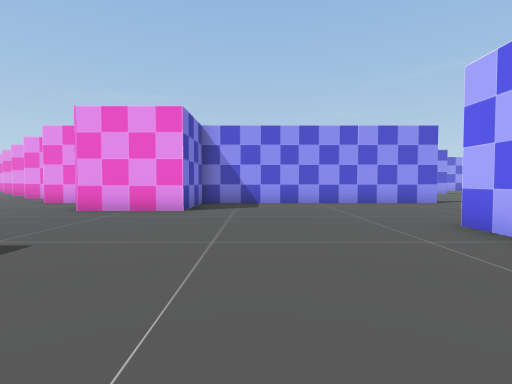
View 1 (above)

20 first-person views from a walk through a 3-D level made in the Unity game engine. The camera is 1.4 m above the floor, tilts 2° down and sees 80° across. The floor is counted in squares, 2 m on a side. Each view is taken from the middle of a square. On the plan, view 1 faces up. The plan holds only what a view shows up to about 10 squares ahead; the rest is blank. The place goes on beyond the plan. The player is left out. Some animated figures are left out.

View 2
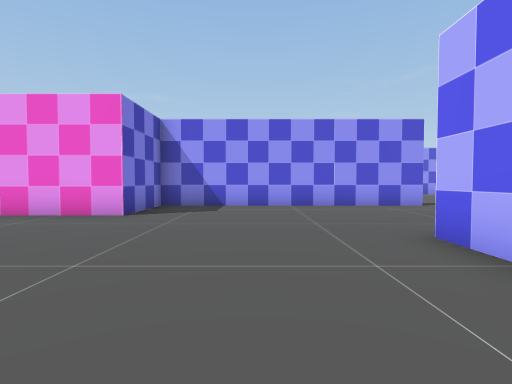

View 3
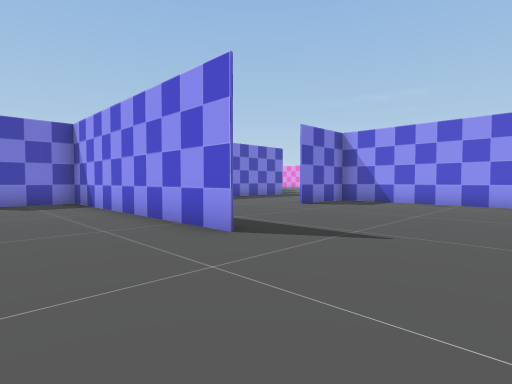

View 4
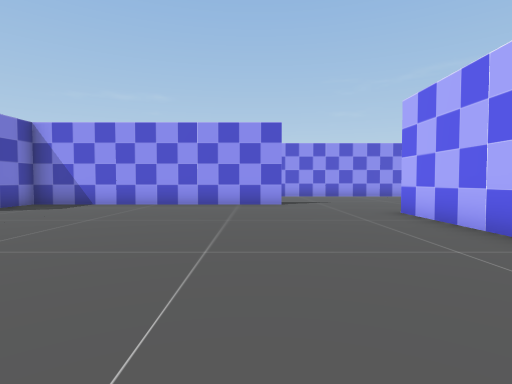

View 5
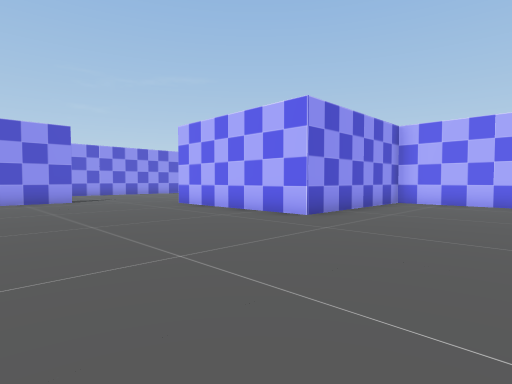

View 6
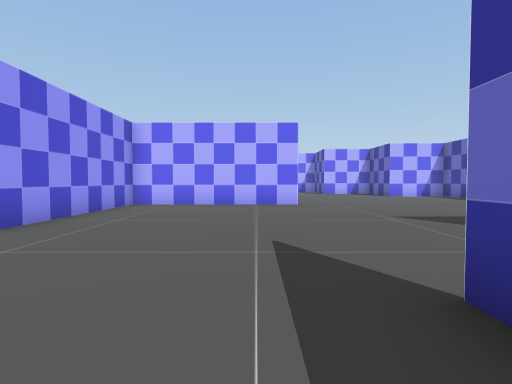

View 7
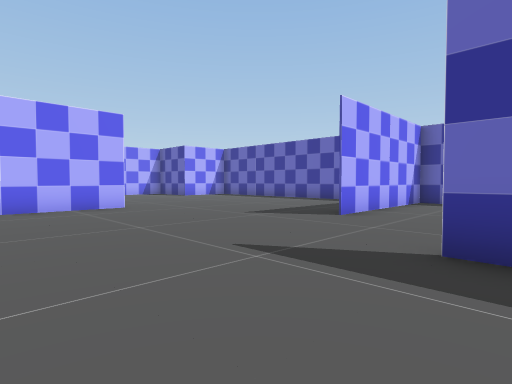

View 8
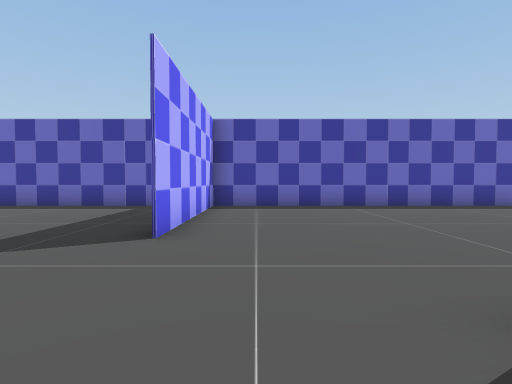

View 9
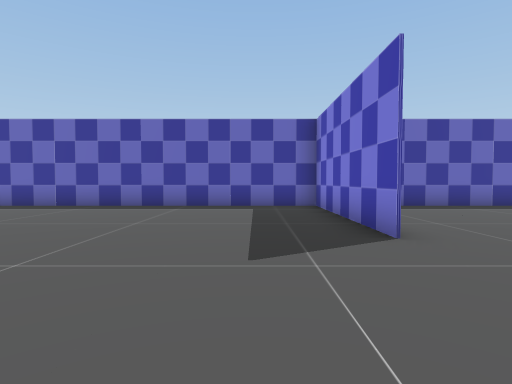

View 10
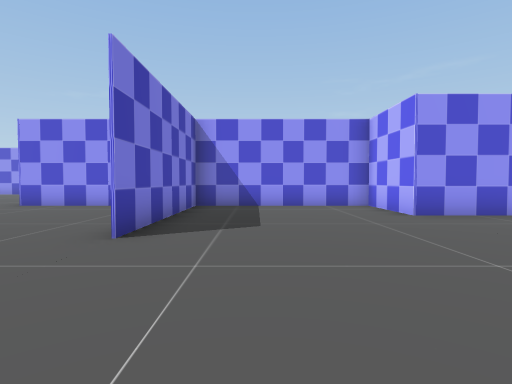

View 11
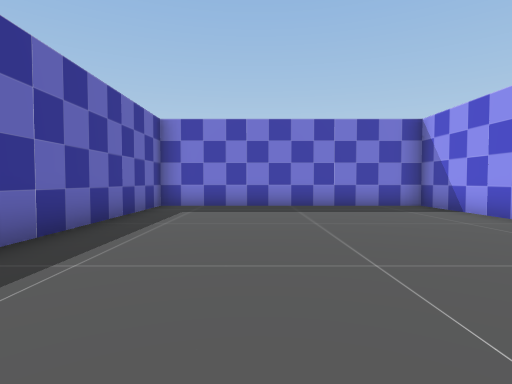

View 12
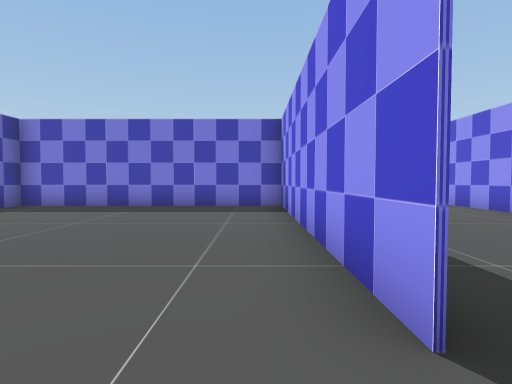

View 13
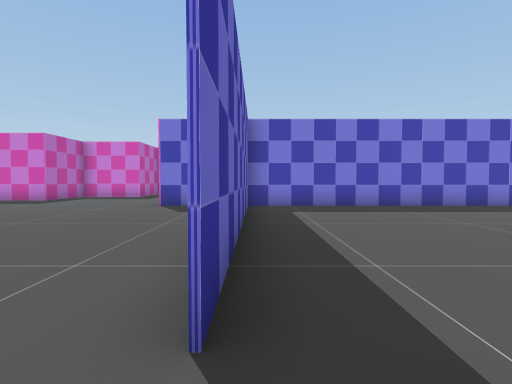

View 14
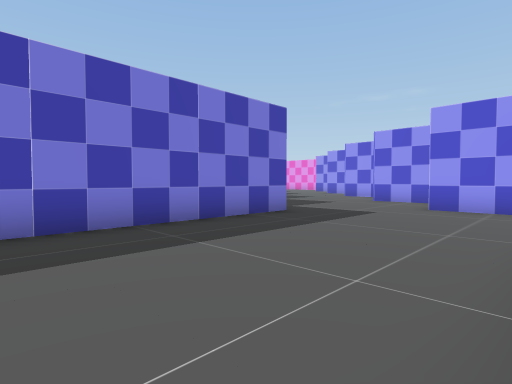

View 15
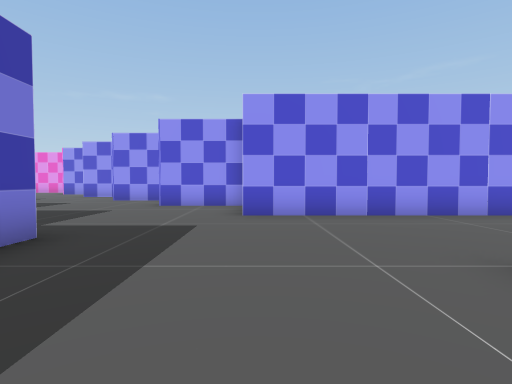

View 16
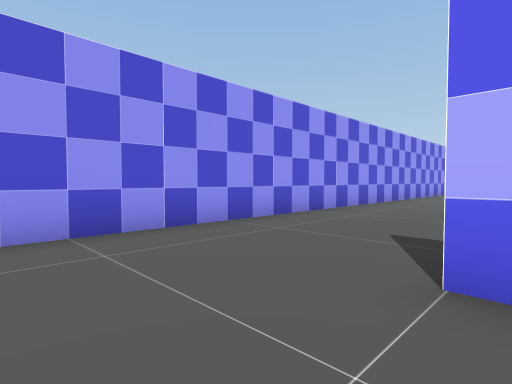

View 17
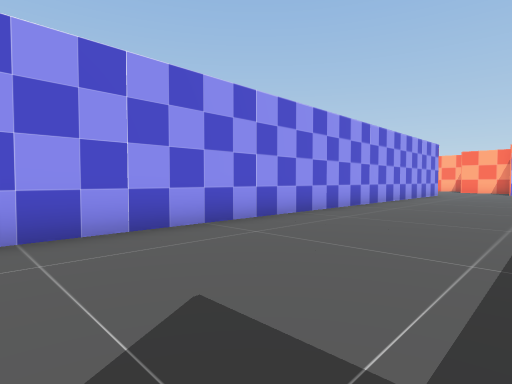

View 18
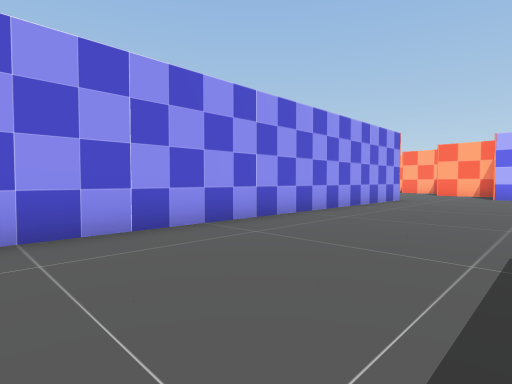

View 19
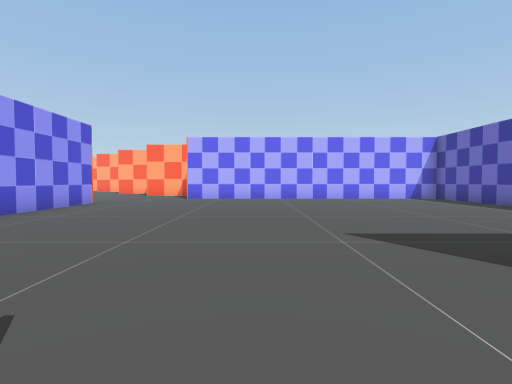

View 20
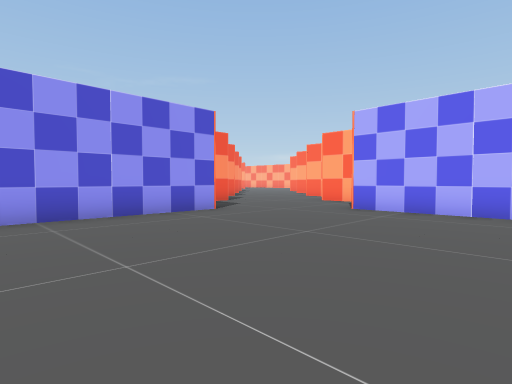

### Floor plan
Points are (right, up) in squares from view 1. A wall is a line through its corners. A room is listed if a view was taken in it or the views show most of it. See-through windows are left out.
Room 1 (views 1, 2, 3, 4, 5, 6, 7, 8, 9, 10, 11, 12, 13, 14, 15, 16, 17, 18, 19, 20)
walls: (5.9, 9.7) (-1.8, 9.7); (10.2, 4.8) (10.9, 4.8); (10.9, 17.2) (3.3, 17.2) (3.3, 14.8); (10.9, 4.7) (3.3, 4.7) (3.3, -2.7) (22.4, -2.7); (18.3, 9.8) (18.3, 4.6); (13.3, 2.4) (13.3, -2.6); (19.5, 9.8) (21, 9.8); (3.2, 18.1) (3.2, 18.6); (3.2, 3.6) (3.2, 4.9); (18.2, 4.6) (18.2, 9.8); (-0.9, 9.8) (5.9, 9.8); (23.2, 8.9) (23.2, 9.7) (13.2, 9.7) (13.2, 14.9); (13.2, -2.8) (13.2, 2.4); (-1.7, 19.9) (-1.7, 7.2) (-4.4, 7.2); (20.9, 22.2) (0.6, 22.2); (0.6, 24.7) (-1.9, 24.7)

Positions as (right, up) in squares from view 1, and headings:
1: (0, 0), facing up
2: (1, 1), facing up
3: (9, 7), facing up-left
4: (10, 8), facing up
5: (8, 6), facing up-right
6: (9, 6), facing right
7: (10, 8), facing down-right
8: (12, 6), facing down
9: (15, 6), facing down
10: (20, 1), facing up
11: (12, 0), facing left
12: (12, 4), facing left
13: (7, 10), facing left
14: (3, 14), facing up-left
15: (1, 16), facing up
16: (1, 18), facing up-right
17: (4, 18), facing up-right
18: (9, 18), facing up-right
19: (11, 17), facing right
20: (16, 16), facing up-right
